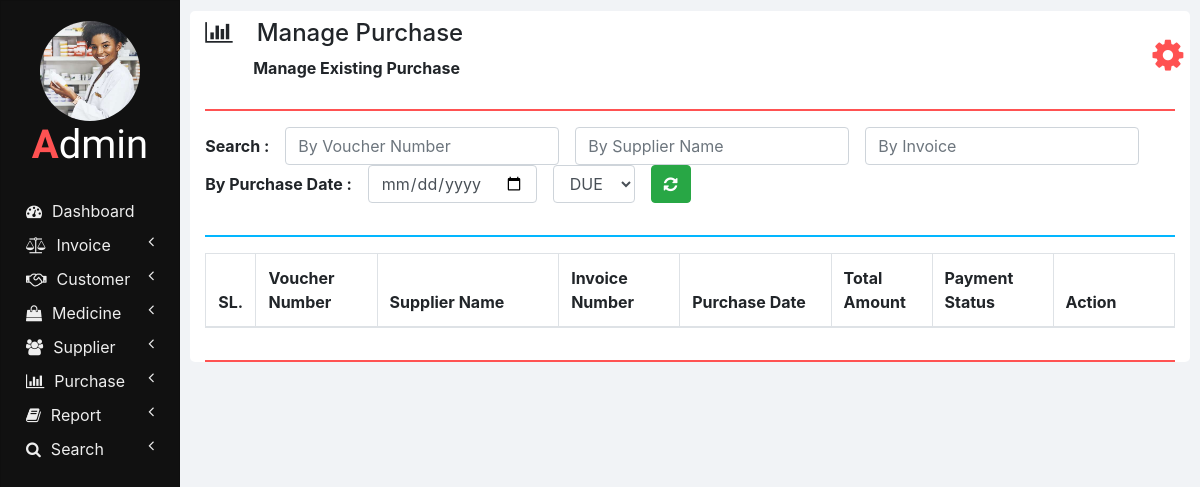
/manage_purchase.php, run on an earlier commit of the app's database.
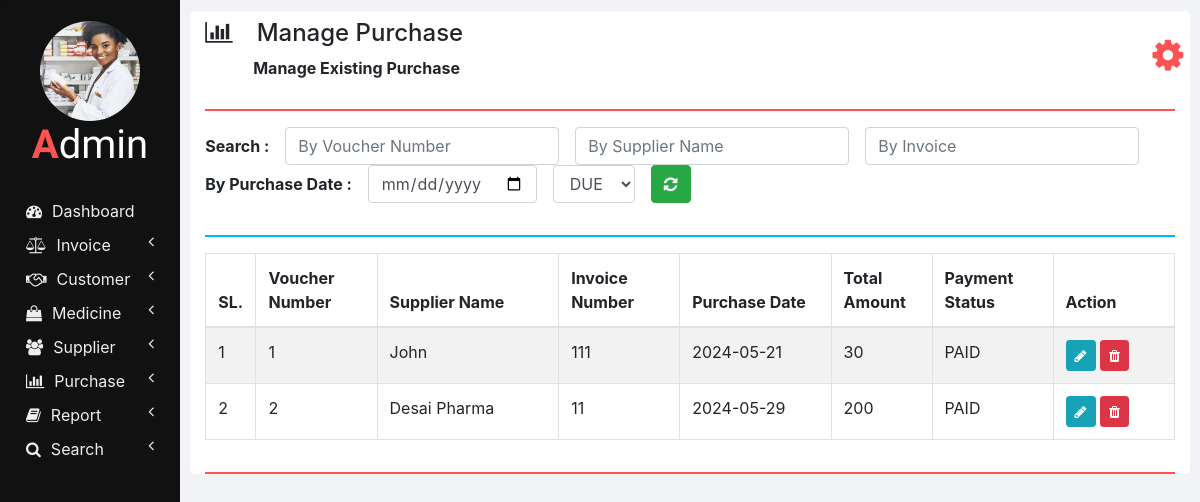
And on a later commit of the database.
### tables this page shows
CREATE TABLE `purchases` (
  `SUPPLIER_NAME` varchar(100) NOT NULL,
  `INVOICE_NUMBER` int(11) NOT NULL,
  `VOUCHER_NUMBER` int(11) NOT NULL,
  `PURCHASE_DATE` varchar(10) NOT NULL,
  `TOTAL_AMOUNT` double NOT NULL,
  `PAYMENT_STATUS` varchar(20) NOT NULL
);

### php/manage_purchase.php (the view, shortened to what this page needs)
<?php
  function showPurchases($id) {
    require "db_connection.php";
    if($con) {
      $seq_no = 0;
      $query = "SELECT * FROM purchases";
      $result = mysqli_query($con, $query);
      while($row = mysqli_fetch_array($result)) {
        $seq_no++;
        if($row['VOUCHER_NUMBER'] == $id)
          showEditOptionsRow($seq_no, $row);
        else
          showPurchaseRow($seq_no, $row);
      }
    }
  }
  function showPurchaseRow($seq_no, $row) {
    ?>
    <tr>
      <td><?php echo $seq_no; ?></td>
      <td><?php echo $row['VOUCHER_NUMBER']; ?></td>
      <td><?php echo $row['SUPPLIER_NAME'] ?></td>
      <td><?php echo $row['INVOICE_NUMBER']; ?></td>
      <td><?php echo $row['PURCHASE_DATE']; ?></td>
      <td><?php echo $row['TOTAL_AMOUNT']; ?></td>
      <td><?php echo $row['PAYMENT_STATUS']; ?></td>
      <td>
        <button href="" class="btn btn-info btn-sm" onclick="editPurchase(<?php echo $row['VOUCHER_NUMBER']; ?>);">
          <i class="fa fa-pencil"></i>
        </button>
        <button class="btn btn-danger btn-sm" onclick="deletePurchase(<?php echo $row['VOUCHER_NUMBER']; ?>);">
          <i class="fa fa-trash"></i>
        </button>
      </td>
    </tr>
    <?php
  }
  ?>

What changed in the data, as far as the page shows it:
added purchases: seq_no "1", VOUCHER_NUMBER "1", SUPPLIER_NAME "John", INVOICE_NUMBER "111", PURCHASE_DATE "2024-05-21", TOTAL_AMOUNT "30", PAYMENT_STATUS "PAID"
added purchases: seq_no "2", VOUCHER_NUMBER "2", SUPPLIER_NAME "Desai Pharma", INVOICE_NUMBER "11", PURCHASE_DATE "2024-05-29", TOTAL_AMOUNT "200", PAYMENT_STATUS "PAID"
